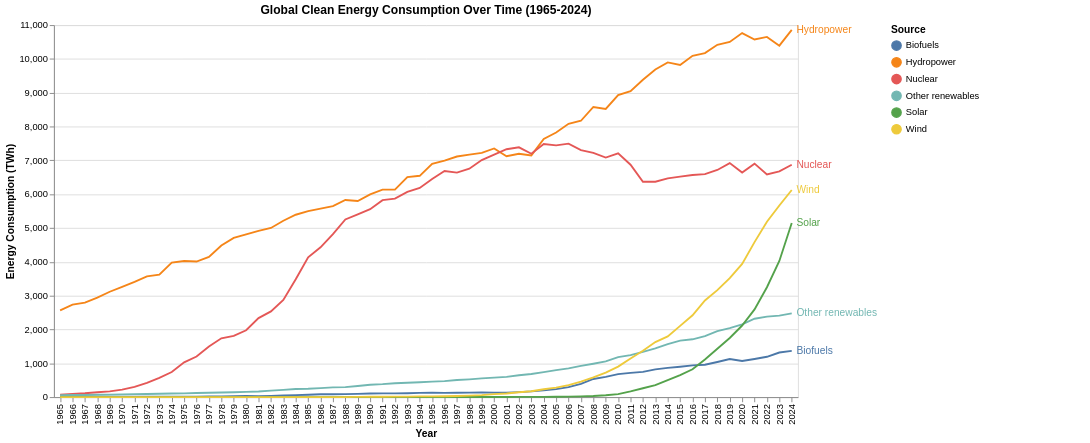

The notebook cell this image was saved under:
### Code cell
world_energy_consumption_by_source_and_year_base = alt.Chart(world_energy_consumption_by_source_and_year_df).encode(
    x=alt.X("Year:O", title="Year"),
    y=alt.Y("Energy Consumption:Q", title="Energy Consumption (TWh)"),
    color=alt.Color("Clean Energy Source:N", title="Source", legend=alt.Legend(orient="right", offset=100))
)

world_energy_consumption_by_source_and_year_lines = world_energy_consumption_by_source_and_year_base.mark_line().encode(
    tooltip=["Year", "Clean Energy Source", "Energy Consumption"]
)
world_energy_consumption_by_source_and_year_labels = world_energy_consumption_by_source_and_year_base.mark_text(align="left", dx=5).encode(
    text="Clean Energy Source:N"
).transform_filter(
    alt.datum.Year == 2024
)

(world_energy_consumption_by_source_and_year_lines + world_energy_consumption_by_source_and_year_labels).properties(
    title="Global Clean Energy Consumption Over Time (1965-2024)",
    width=800,
    height=400,
    padding={"left": 5, "top": 5, "right": 120, "bottom": 5}
)

### Figure 1 — Vega-Lite specification as saved in the notebook (floating-point values rounded to 4 significant figures; data arrays with more than 128 entries replaced by an {"elided": "..."} marker saying what was removed)
{"config": {"view": {"continuousWidth": 300, "continuousHeight": 300}}, "layer": [{"mark": {"type": "line"}, "encoding": {"color": {"field": "Clean Energy Source", "legend": {"offset": 100, "orient": "right"}, "title": "Source", "type": "nominal"}, "tooltip": [{"field": "Year", "type": "quantitative"}, {"field": "Clean Energy Source", "type": "nominal"}, {"field": "Energy Consumption", "type": "quantitative"}], "x": {"field": "Year", "title": "Year", "type": "ordinal"}, "y": {"field": "Energy Consumption", "title": "Energy Consumption (TWh)", "type": "quantitative"}}}, {"mark": {"type": "text", "align": "left", "dx": 5}, "encoding": {"color": {"field": "Clean Energy Source", "legend": {"offset": 100, "orient": "right"}, "title": "Source", "type": "nominal"}, "text": {"field": "Clean Energy Source", "type": "nominal"}, "x": {"field": "Year", "title": "Year", "type": "ordinal"}, "y": {"field": "Energy Consumption", "title": "Energy Consumption (TWh)", "type": "quantitative"}}, "transform": [{"filter": "(datum.Year === 2024)"}]}], "data": {"name": "data-e6b22b0b6488864ef6daea57dd18965b"}, "height": 400, "padding": {"left": 5, "top": 5, "right": 120, "bottom": 5}, "title": "Global Clean Energy Consumption Over Time (1965-2024)", "width": 800, "$schema": "https://vega.github.io/schema/vega-lite/v5.20.1.json", "datasets": {"data-e6b22b0b6488864ef6daea57dd18965b": {"elided": "360 records"}}}
